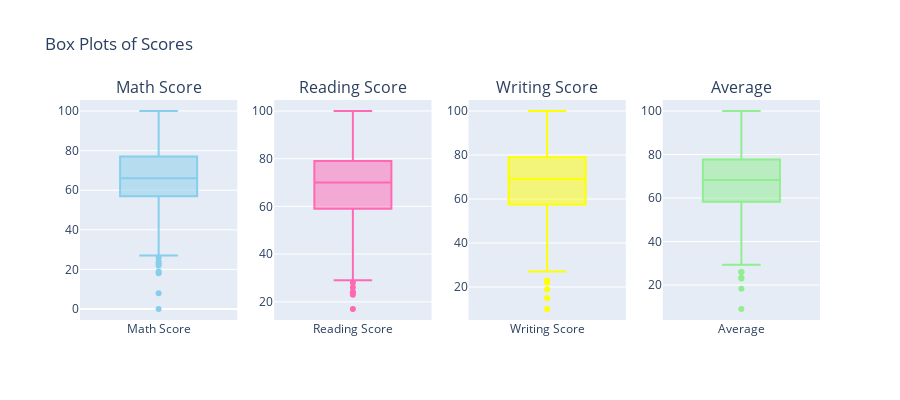

Notebook cell for this chart:
### Markdown cell above
#### 4.4.6 CHECKING OUTLIERS

### Code cell
# Create subplots: 1 row, 4 columns
fig = make_subplots(rows=1, cols=4, subplot_titles=("Math Score", "Reading Score", "Writing Score", "Average"))

# Box plot for Math Score
fig.add_trace(go.Box(y=df['math_score'], name="Math Score", marker_color='skyblue'), row=1, col=1)

# Box plot for Reading Score
fig.add_trace(go.Box(y=df['reading_score'], name="Reading Score", marker_color='hotpink'), row=1, col=2)

# Box plot for Writing Score
fig.add_trace(go.Box(y=df['writing_score'], name="Writing Score", marker_color='yellow'), row=1, col=3)

# Box plot for Average Score
fig.add_trace(go.Box(y=df['average'], name="Average", marker_color='lightgreen'), row=1, col=4)

# Update layout
fig.update_layout(
    title="Box Plots of Scores",
    height=400,  # Set height for better visibility
    showlegend=False  # No legend needed for box plots
)

# Show plot
fig.show()

### Figure 1 — Plotly figure (JSON) as saved in the notebook; plotly's stock layout.template omitted (floating-point values rounded to 4 significant figures; data arrays with more than 128 entries replaced by an {"elided": "..."} marker saying what was removed)
{"data": [{"marker": {"color": "skyblue"}, "name": "Math Score", "type": "box", "xaxis": "x", "y": {"elided": "1000 int values"}, "yaxis": "y"}, {"marker": {"color": "hotpink"}, "name": "Reading Score", "type": "box", "xaxis": "x2", "y": {"elided": "1000 int values"}, "yaxis": "y2"}, {"marker": {"color": "yellow"}, "name": "Writing Score", "type": "box", "xaxis": "x3", "y": {"elided": "1000 int values"}, "yaxis": "y3"}, {"marker": {"color": "lightgreen"}, "name": "Average", "type": "box", "xaxis": "x4", "y": {"elided": "1000 float values"}, "yaxis": "y4"}], "layout": {"annotations": [{"font": {"size": 16}, "showarrow": false, "text": "Math Score", "x": 0.1062, "xanchor": "center", "xref": "paper", "y": 1, "yanchor": "bottom", "yref": "paper"}, {"font": {"size": 16}, "showarrow": false, "text": "Reading Score", "x": 0.3688, "xanchor": "center", "xref": "paper", "y": 1, "yanchor": "bottom", "yref": "paper"}, {"font": {"size": 16}, "showarrow": false, "text": "Writing Score", "x": 0.6313, "xanchor": "center", "xref": "paper", "y": 1, "yanchor": "bottom", "yref": "paper"}, {"font": {"size": 16}, "showarrow": false, "text": "Average", "x": 0.8938, "xanchor": "center", "xref": "paper", "y": 1, "yanchor": "bottom", "yref": "paper"}], "height": 400, "showlegend": false, "title": {"text": "Box Plots of Scores"}, "xaxis": {"anchor": "y", "domain": [0, 0.2125]}, "xaxis2": {"anchor": "y2", "domain": [0.2625, 0.475]}, "xaxis3": {"anchor": "y3", "domain": [0.525, 0.7375]}, "xaxis4": {"anchor": "y4", "domain": [0.7875, 1]}, "yaxis": {"anchor": "x", "domain": [0, 1]}, "yaxis2": {"anchor": "x2", "domain": [0, 1]}, "yaxis3": {"anchor": "x3", "domain": [0, 1]}, "yaxis4": {"anchor": "x4", "domain": [0, 1]}}}
